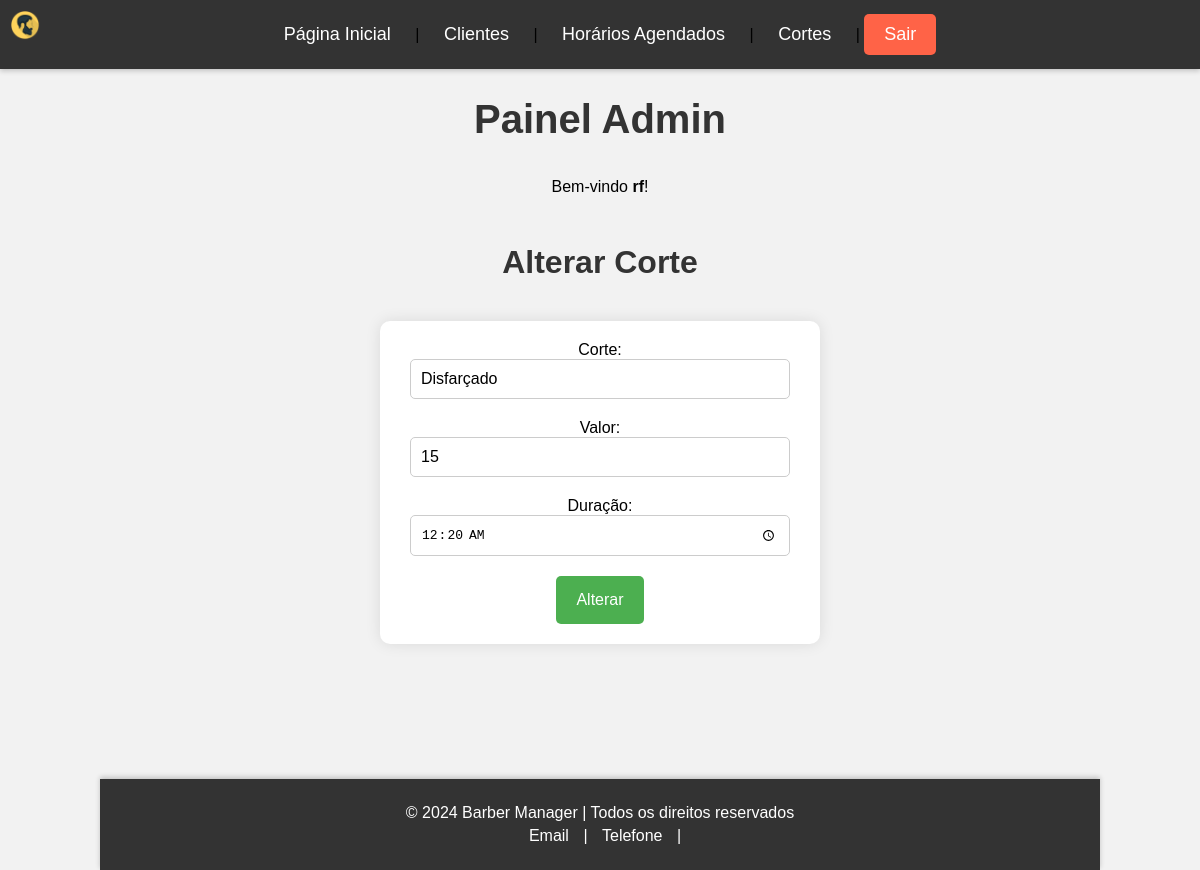
Page /admin/admin.php?pg=form_altera_cortes&id=6 (signed in) on the committed database.
### tables this page shows
CREATE TABLE `cortes` (
  `id` int(11) NOT NULL,
  `corte` varchar(30) NOT NULL,
  `valor` float NOT NULL,
  `duracao` time NOT NULL
);

### admin/form_altera_cortes.php (the view, shortened to what this page needs)
<head>
    <link rel="stylesheet" href="../estilo/altera_cortes.css">
</head>
<body>
    <header>
        <h3>Alterar Corte</h3>
    </header>
    <div class="main-content">
        <?php
            include_once("../config.inc.php");
            $id = $_REQUEST['id'];
            $sql = "SELECT * FROM cortes WHERE id = $id";
            $query = mysqli_query($conexao, $sql);
            while($cortes = mysqli_fetch_array($query)) {
        ?>
        <form action="?pg=altera_cortes&id=<?= $cortes['id']; ?>" method="post">
            Corte: <input type="text" name="corte" value="<?= $cortes['corte']; ?>"><br>
            Valor: <input type="number" name="valor" value="<?= $cortes['valor']; ?>"><br>
            Duração: <input type="time" name="duracao" value="<?= $cortes['duracao']; ?>"><br>
            <input type="submit" value="Alterar">
        </form>
        <?php
            }
            include_once('templates/rodape.php');
        ?>
    </div>
</body>

### estilo/admin.css (style rules this page uses)
body { margin: 0; font-family: Arial, sans-serif; background-color: #f2f2f2; display: flex; flex-direction: column; align-items: center; padding-top: 100px; }
.main-content { width: 90%; max-width: 1000px; margin-top: 20px; }

### estilo/altera_cortes.css (style rules this page uses)
body { margin: 0; font-family: Arial, sans-serif; background-color: #f2f2f2; display: flex; justify-content: center; align-items: center; height: 100vh; padding-top: 70px; }
h3 { color: #333; text-align: center; font-size: 2em; margin-bottom: 20px; }
.main-content { display: flex; justify-content: center; align-items: center; flex-direction: column; width: 100%; }
form { background-color: #ffffff; padding: 20px; border-radius: 10px; box-shadow: 0 0 15px rgba(0, 0, 0, 0.1); max-width: 400px; width: 100%; text-align: center; }
form input[type="text"], form input[type="number"], form input[type="time"] { width: calc(100% - 20px); padding: 10px; margin-bottom: 20px; border: 1px solid #ccc; border-radius: 5px; font-size: 1em; }
form input[type="submit"] { background-color: #4CAF50; color: white; border: none; padding: 15px 20px; border-radius: 5px; cursor: pointer; font-size: 1em; transition: background-color 0.3s; }

### estilo/rodape.css (style rules this page uses)
body { display: flex; flex-direction: column; min-height: 100vh; margin: 0; font-family: Arial, sans-serif; }
.main-content { flex: 1; }

### rows in the picture
cortes: corte "Disfarçado", valor "15", duracao "00:20:00"

### other values in the picture
$_SESSION[usuario] "rf"
